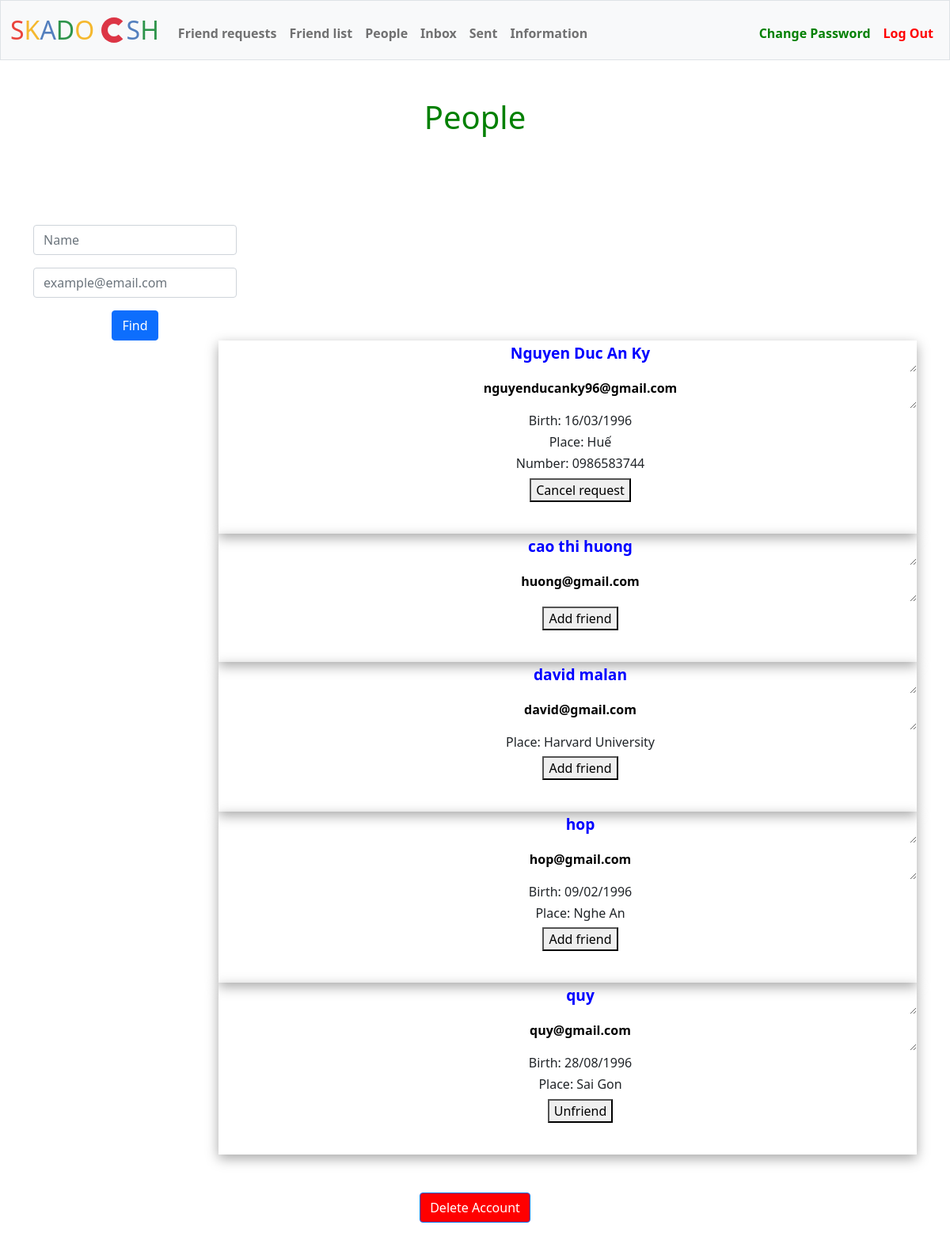
The page /find (signed in) on the database its author committed.
### tables this page shows
CREATE TABLE informations (
id INTEGER PRIMARY KEY AUTOINCREMENT NOT NULL,
user_id INTEGER NOT NULL,
name TEXT NOT NULL,
birth TEXT,
place TEXT,
number TEXT,
email TEXT NOT NULL UNIQUE);

### app.py (the view, shortened to what this page needs)
@app.route("/find", methods = ["GET", "POST"])
@login_required
@information_required
def find():
    user_id = session['user_id']
    if request.method == "GET":
        rows = db.execute("SELECT * FROM informations WHERE NOT user_id = ? ORDER BY name", user_id)
        people = []
        for row in rows:
            person = {}
            person['name'] = row['name']
            person['email'] = row['email']
            person['birth'] = row['birth']
            person['place'] = row['place']
            person['number'] = row['number']
            person_id = db.execute("SELECT user_id FROM informations WHERE email = ?", person['email'])[0]['user_id']
            row = db.execute("SELECT * FROM friends WHERE host_id = ? AND friend_id = ? OR host_id = ? AND friend_id = ?", user_id, person_id, person_id, user_id)
            if len(row) == 0:
                person['operation'] = 'Add friend'
            else:
                if row[0]['status'] == 'unconfirmed':
                    if user_id == row[0]['friend_id']:
                        person['operation'] = 'Accept'
                    if user_id == row[0]['host_id']:
                        person['operation'] = 'Cancel request'
                elif row[0]['status'] == 'confirmed':
                    person['operation'] = 'Unfriend'
            people.append(person)
        return render_template("find.html", people=people)

### app.py (called while the page is built)
@app.after_request
def after_request(response):
    response.headers["Cache-Control"] = "no-cache, no-store, must-revalidate"
    response.headers["Expires"] = 0
    response.headers["Pragma"] = "no-cache"
    return response

### helpers.py (called while the page is built)
def login_required(f):
    @wraps(f)
    def decorated_function(*args, **kwargs):
        if session.get("user_id") is None:
            return redirect("/login")
        return f(*args, **kwargs)
    return decorated_function

def information_required(f):
    @wraps(f)
    def decorated_function(*args, **kwargs):
        user_id = session.get("user_id")
        rows = db.execute("SELECT * FROM informations WHERE user_id = ?", user_id)
        if len(rows) == 0:
            message = 'You must provide you informations first!'
            return render_template("information.html", requirement=message)
        return f(*args, **kwargs)
    return decorated_function

### templates/find.html (shortened to what this page needs)
{% extends "layout.html" %}
{% block find %}<h1>People</h1>{% endblock %}
{% block main %}
<div id="parent">
    <div id="find">
        <form action="/find" method="post">
            <div class="mb-3">
                <input autofocus class="form-control mx-auto w-auto" id="name" name="name" placeholder="Name" type="text">
            </div>
            <div class="mb-3">
                <input class="form-control mx-auto w-auto" id="email" name="email" placeholder="example@email.com" type="text">
            </div>
            <button class="btn btn-primary" type="submit">Find</button>
        </form>
    </div>
    {% for person in people %}
    <div id="result">
        <form action="/add" method="post">
            <ul>
                <li><textarea id="person" name="name" readonly>{{ person["name"] }}</textarea></li>
                <li><textarea id="person-email" name="email" readonly>{{ person["email"] }}</textarea></li>
                {% if person["birth"] %}
                <li><h6>Birth: {{ person["birth"] }}</h6></li>
                {% endif %}
                {% if person["place"] %}
                <li><h6>Place: {{ person["place"] }}</h6></li>
                {% endif %}
                {% if person["number"] %}
                <li><h6>Number: {{ person["number"] }}</h6></li>
                {% endif %}
                <button type="submit">{{ person["operation"] }}</button>
            </ul>
            <br>
        </form>
    </div>
    {% endfor %}
</div>
{% endblock %}

### templates/layout.html (shortened to what this page needs)
<!DOCTYPE html>
<html lang="en">
    <head>
        <link href="https://cdn.jsdelivr.net/npm/bootstrap@5.1.3/dist/css/bootstrap.min.css" rel="stylesheet">
        <link href="/static/styles.css" rel="stylesheet">
    </head>
    <body>
        <nav class="bg-light border navbar navbar-expand-md navbar-light">
            <div class="container-fluid">
              <a class="navbar-brand mt-2 mt-lg-0" href="/"><span class="red">S</span><span class="yellow">K</span><span class="blue">A</span><span class="green">D</span><span class="yellow">O</span>
                  <div class="spinner-border text-danger" role="status">
                  </div><span class="blue">S</span><span class="green">H</span></a>
                <div class="collapse navbar-collapse" id="navbar">
                    {% if session["user_id"] %}
                        <ul class="navbar-nav me-auto mt-2">
                            <li class="nav-item"><a class="nav-link" href="/requests">Friend requests</a></li>
                            <li class="nav-item"><a class="nav-link" href="/list">Friend list</a></li>
                            <li class="nav-item"><a class="nav-link" href="/find">People</a></li>
                            <li class="nav-item"><a class="nav-link" href="/inbox">Inbox</a></li>
                            <li class="nav-item"><a class="nav-link" href="/sending">Sent</a></li>
                            <li class="nav-item"><a class="nav-link" href="/change_information">Information</a></li>
                        </ul>
                        <ul class="navbar-nav ms-auto mt-2">
                            <li class="nav-item"><a class="nav-link" href="/change_password" style="color: green;">Change Password</a></li>
                            <li class="nav-item"><a class="nav-link" href="/logout" style="color: red;">Log Out</a></li>
                        </ul>
                    {% else %}
                        <ul class="navbar-nav ms-auto mt-2">
                            <li class="nav-item"><a class="nav-link" href="/register" style="color: blue;">Register</a></li>
                            <li class="nav-item"><a class="nav-link" href="/login" style="color: blue;">Log In</a></li>
                        </ul>
                    {% endif %}
                </div>
            </div>
        </nav>
        <div class="container-fluid py-5" id="main">
            {% block find %}{% endblock %}
        </div>
        <main class="container-fluid py-5 text-center">
            {% block main %}{% endblock %}
        </main>
    </body>
    <footer>
        <main class="container-fluid py-5 text-center">
            <form action="/" method="post">
                <button id="deleteAccount" class="btn btn-primary" type="submit">Delete Account</button>
            </form>
        </main>
    </footer>
</html>

### static/styles.css (style rules this page uses)
nav .navbar-brand { font-size: xx-large; }
nav .navbar-brand .blue { color: #537fbe; }
nav .navbar-brand .red { color: #ea433b; }
nav .navbar-brand .yellow { color: #f5b82e; }
nav .navbar-brand .green { color: #2e944b; }
.nav-item { font-weight: bold; }
#deleteAccount { background-color:red; }
footer { clear: both; }

### templates/find.html (style rules this page uses)
h1 { text-align: center; color: green; }
#person { color: blue; }
#find { float: left; padding-left: 30px;; }
#result { float: right; width: 75%; margin-right: 30px; box-shadow: rgba(0, 0, 0, 0.35) 0px 5px 15px; }
ul li { list-style-type: none; }
ul li textarea { text-align: center; width: 100%; height: 40px; background: none; border: none; }
#person { font-size: larger; font-weight: bold; }
#person-email { font-weight: bold; }

### rows shown on the page
informations: name "Nguyen Duc An Ky", email "nguyenducanky96@gmail.com", birth "16/03/1996", place "Huế", number "0986583744", operation "Cancel request"
informations: name "cao thi huong", email "huong@gmail.com", operation "Add friend"
informations: name "david malan", email "david@gmail.com", place "Harvard University", operation "Add friend"
informations: name "hop", email "hop@gmail.com", birth "09/02/1996", place "Nghe An", operation "Add friend"
informations: name "quy", email "quy@gmail.com", birth "28/08/1996", place "Sai Gon", operation "Unfriend"
